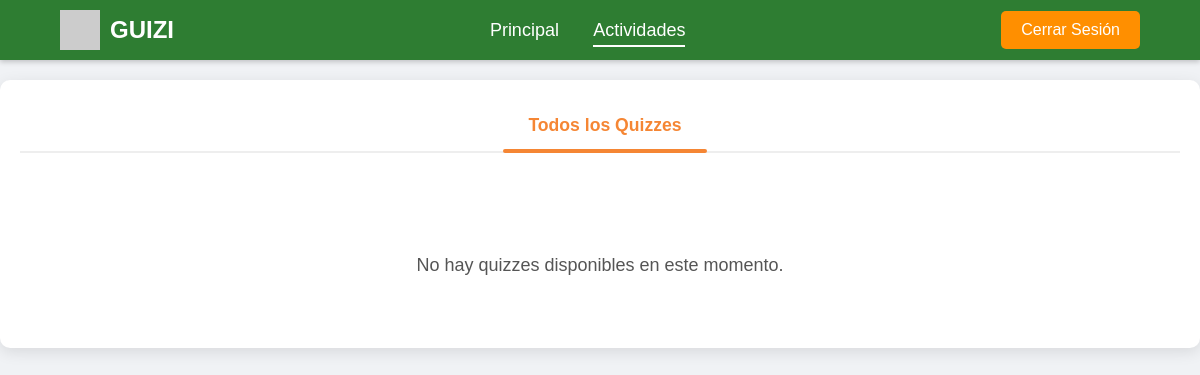
The page /quizzes/ on the database as committed earlier.
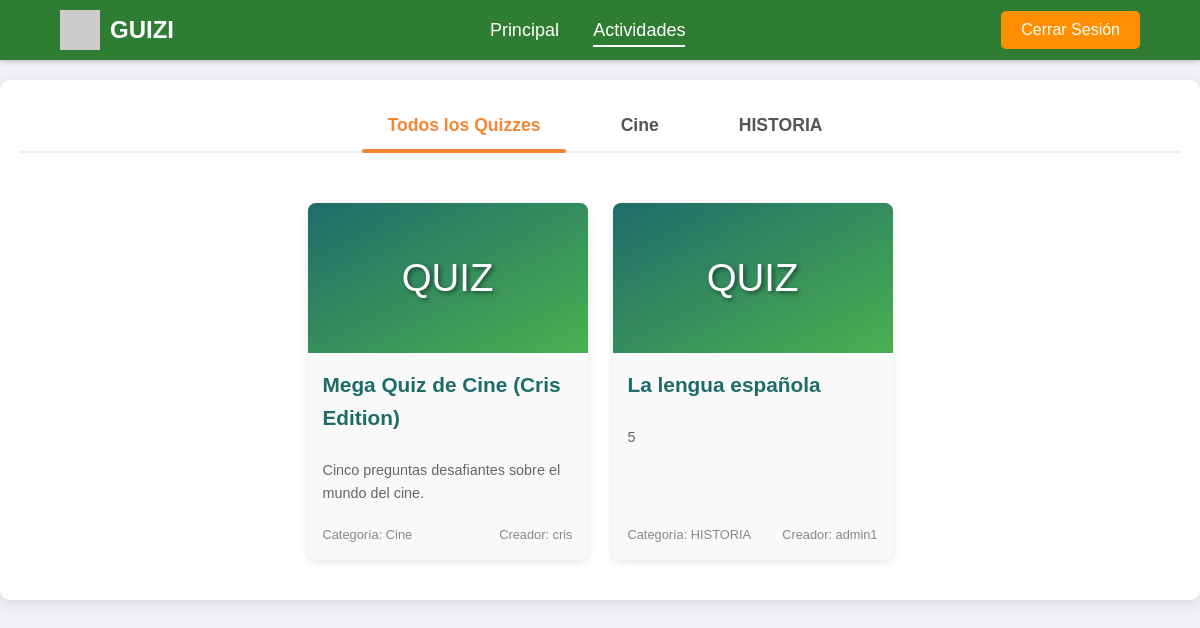
The same page on the database as committed later.
### guiziapp/models.py (models this page shows, shortened)
class Categoria(models.Model):
    nombre = models.CharField(max_length=100, unique=True)
    descripcion = models.TextField(blank=True, null=True)
    class Meta:
        verbose_name_plural = "Categorías"

class Quiz(models.Model):
    titulo = models.CharField(max_length=200)
    categoria = models.ForeignKey(Categoria, on_delete=models.CASCADE, related_name='quizzes')
    creador = models.ForeignKey(User, on_delete=models.SET_NULL, null=True, blank=True, related_name='quizzes_creados')
    fecha_creacion = models.DateTimeField(auto_now_add=True)
    descripcion = models.TextField(blank=True, null=True)

### guiziapp/views.py (the view)
# urls.py: path('quizzes/', views.lista_quizzes_view, name='lista_quizzes'),
def lista_quizzes_view(request):
    categorias = Categoria.objects.all().order_by('nombre')
    quizzes_por_categoria = {}
    selected_category_name = request.GET.get('category')
    if selected_category_name:
        try:
            selected_category = Categoria.objects.get(nombre__iexact=selected_category_name)
            quizzes_por_categoria[selected_category.nombre] = Quiz.objects.filter(categoria=selected_category).order_by('titulo')
        except Categoria.DoesNotExist:
            messages.warning(request, f"La categoría '{selected_category_name}' no existe.")
    else:
        for categoria in categorias:
            quizzes_por_categoria[categoria.nombre] = Quiz.objects.filter(categoria=categoria).order_by('titulo')
    context = {
        'categorias': categorias,
        'quizzes_por_categoria': quizzes_por_categoria,
        'selected_category_name': selected_category_name,
    }
    return render(request, 'lista_actividades.html', context)

### guiziapp/templatetags/dict_extras.py (called while the page is built)
@register.filter
def get_item(dictionary, key):
    return dictionary.get(key)

### guiziapp/templates/lista_actividades.html (shortened to what this page needs)
{% load static %}
{% load dict_extras %}
{% include 'partials/header_actividades.html' %}
<!DOCTYPE html>
<html lang="es">
<head>
    <link rel="stylesheet" href="{% static 'css/card_actividades.css' %}">
</head>
<body>
    <div class="content-container">
        <div class="tabs">
            <button class="tab-button active" data-tab="all-quizzes">Todos los Quizzes</button>
            {% for categoria in categorias %}
                <button class="tab-button" data-tab="category-{{ categoria.id }}">{{ categoria.nombre }}</button>
            {% endfor %}
            <div class="tab-indicator"></div>
        </div>
        <div class="activity-grid tab-content active" data-tab="all-quizzes">
            {% for categoria_nombre, quizzes in quizzes_por_categoria.items %}
                {% if quizzes %}
                    {% for quiz in quizzes %}
                        {% include 'partials/card_quiz.html' with quiz=quiz %}
                    {% endfor %}
                {% endif %}
            {% endfor %}
            {% if not quizzes_por_categoria and not quizzes_creados_por_mi %}
                 <p class="no-quizzes-message">No hay quizzes disponibles en este momento.</p>
            {% endif %}
        </div>
    </div>
</body>
</html>

### guiziapp/templates/partials/header_actividades.html (shortened to what this page needs)
<!DOCTYPE html>
<html lang="es">
<head>
</head>
<body>
    <header class="header">
        <div class="header-left">
            <img src="https://via.placeholder.com/40x40?text=Logo" alt="GUIIZI Logo" class="logo"> <span class="app-name">GUIZI</span>
        </div>
        <nav class="nav-links">
            <a href="#">Principal</a>
            <a href="#" class="active">Actividades</a>
        </nav>
        <button class="logout-button">Cerrar Sesión</button>
    </header>
</body>
</html>

### guiziapp/templates/partials/card_quiz.html
{% load static %}
<a href="{% url 'guiziapp:iniciar_quiz' quiz.id %}" class="quiz-card">
    <div class="quiz-card-image" style="background: linear-gradient(to bottom right, #1E6C6A, #4CAF50); display: flex; align-items: center; justify-content: center;">
        <span style="color: white; font-size: 2em; text-shadow: 2px 2px 4px rgba(0,0,0,0.5);">QUIZ</span>
    </div>
    <div class="quiz-card-content">
        <h3>{{ quiz.titulo }}</h3>
        <p>{{ quiz.descripcion|default:"Un divertido quiz para poner a prueba tus conocimientos." }}</p>
        <div class="quiz-card-meta">
            <span>Categoría: {{ quiz.categoria.nombre }}</span>
            <span>Creador: {{ quiz.creador.username }}</span>
        </div>
    </div>
</a>

### guiziapp/static/css/card_actividades.css (style rules this page uses)
html, body { margin: 0; font-family: Arial, sans-serif; background-color: #f0f2f5; color: #333; line-height: 1.6; margin-top: 40px; box-sizing: border-box; }
.content-container { max-width: 1200px; margin: 30px auto; padding: 0 20px; }
.tabs { display: flex; margin-bottom: 30px; justify-content: flex-start; gap: 30px; padding-left: 10px; position: relative; border-bottom: 1px solid #ccc; }
.tab-button { background: none; border: none; padding: 10px 0; font-size: 18px; cursor: pointer; color: #777; position: relative; font-weight: bold; transition: color 0.3s ease; position: relative; }
.tab-button.active { color: #333; }
.tab-indicator { position: absolute; bottom: -1px; height: 3px; background-color: #ff8f00; border-radius: 2px; transition: all 0.3s ease; width: 0; left: 0; }
.tab-content { display: none; opacity: 0; transition: opacity 0.3s ease; }
.tab-content.active { display: grid; opacity: 1; }
.activity-grid { display: grid; grid-template-columns: repeat(auto-fill, minmax(260px, 1fr)); gap: 25px; padding-top: 10px; }

### guiziapp/templates/partials/header_actividades.html (style rules this page uses)
.header { background-color: #2e7d32; color: white; padding: 10px 5%; display: flex; justify-content: space-between; align-items: center; position: fixed; top: 0; left: 0; width: 100%; z-index: 1000; box-shadow: 0 2px 5px rgba(0,0,0,0.2); box-sizing: border-box; }
.header-left { display: flex; align-items: center; }
.logo { height: 40px; margin-right: 10px; max-width: 100%; height: auto; }
.app-name { font-size: 24px; font-weight: bold; }
.nav-links a { color: white; text-decoration: none; margin: 0 15px; font-size: 18px; padding-bottom: 5px; }
.nav-links a.active { border-bottom: 2px solid white; }
header .logout-button { background-color: #ff8f00; color: white; border: none; padding: 10px 20px; border-radius: 5px; cursor: pointer; font-size: 16px; transition: background-color 0.3s ease; }

### guiziapp/templates/lista_actividades.html (style rules this page uses)
.content-container { max-width: 1200px; margin: 40px auto; padding: 20px; background-color: #fff; border-radius: 10px; box-shadow: 0 4px 15px rgba(0, 0, 0, 0.1); position: relative; }
.tabs { display: flex; justify-content: center; margin-bottom: 30px; border-bottom: 2px solid #eee; position: relative; }
.tab-button { background-color: transparent; border: none; padding: 15px 25px; cursor: pointer; font-size: 1.1em; font-weight: bold; color: #555; transition: color 0.3s ease; }
.tab-button.active { color: #f58634; }
.tab-indicator { position: absolute; bottom: -2px; height: 4px; background-color: #f58634; transition: left 0.3s ease, width 0.3s ease; z-index: 1; }
.activity-grid { display: grid; grid-template-columns: repeat(auto-fill, minmax(220px, 1fr)); gap: 25px; justify-content: center; padding-top: 20px; }
.tab-content { display: none; }
.tab-content.active { display: flex; flex-wrap: wrap; justify-content: center; }
.quiz-card { background-color: #f9f9f9; border-radius: 8px; box-shadow: 0 2px 8px rgba(0, 0, 0, 0.1); overflow: hidden; width: 280px; height: auto; display: flex; flex-direction: column; text-decoration: none; color: inherit; transition: transform 0.2s ease-in-out, box-shadow 0.2s ease-in-out; margin-bottom: 20px; }
.quiz-card-image { width: 100%; height: 150px; object-fit: cover; background-color: #ddd; display: flex; align-items: center; justify-content: center; color: #555; font-size: 1.2em; }
.quiz-card-content { padding: 15px; display: flex; flex-direction: column; flex-grow: 1; }
.quiz-card h3 { margin-top: 0; margin-bottom: 10px; font-size: 1.3em; color: #1E6C6A; }
.quiz-card p { font-size: 0.9em; color: #666; margin-bottom: 10px; flex-grow: 1; }
.quiz-card-meta { font-size: 0.8em; color: #888; display: flex; justify-content: space-between; align-items: center; margin-top: 10px; }
.quiz-card-meta span { display: block; }

Rows that differ between the two databases and show on the page:
added Categoria: nombre "Cine"
added Categoria: nombre "HISTORIA"
added Quiz: titulo "Mega Quiz de Cine (Cris Edition)", descripcion "Cinco preguntas desafiantes sobre el mundo del cine.", categoria.nombre "Cine", creador.username "cris"
added Quiz: titulo "La lengua española", descripcion "5", categoria.nombre "HISTORIA", creador.username "admin1"
Other text that changed with them:
text no longer shown: "No hay quizzes disponibles en este momento."
